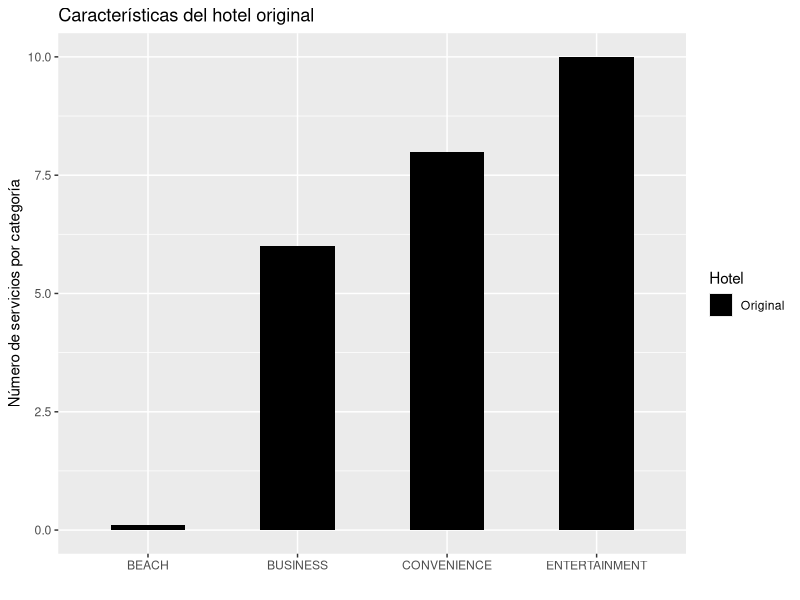
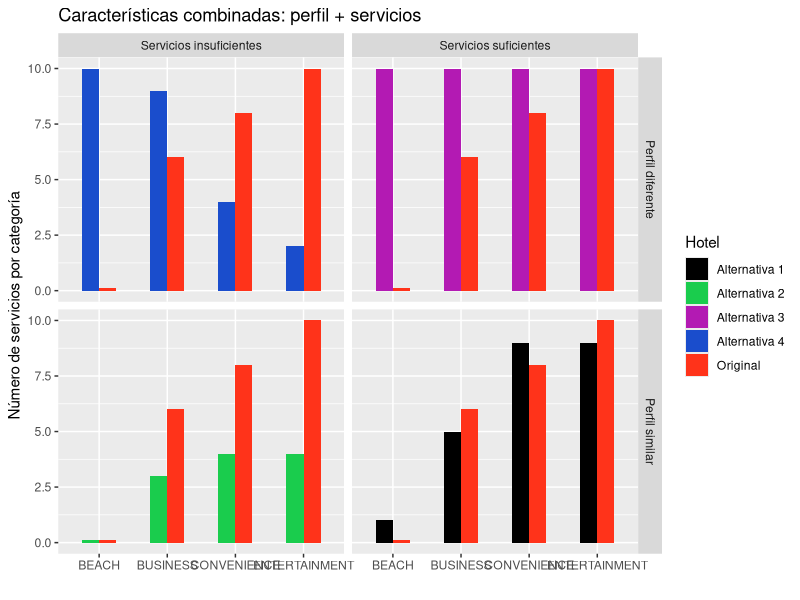
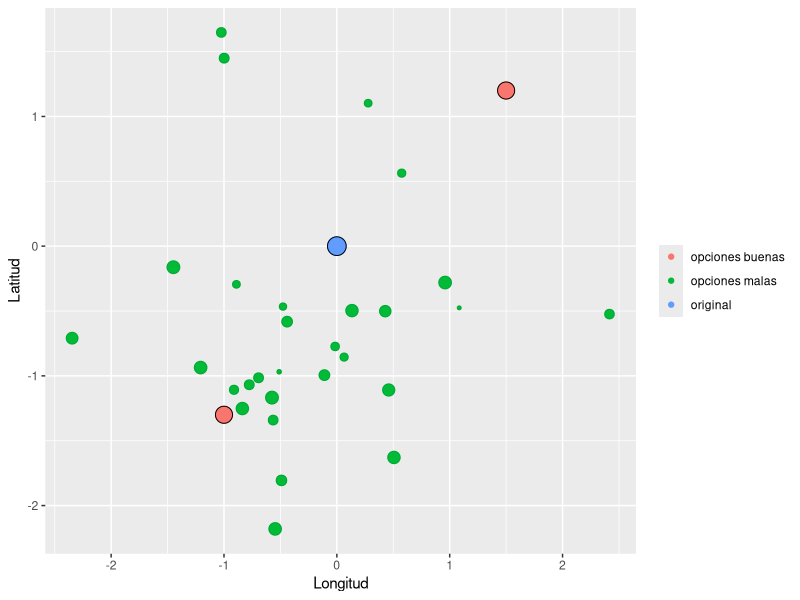
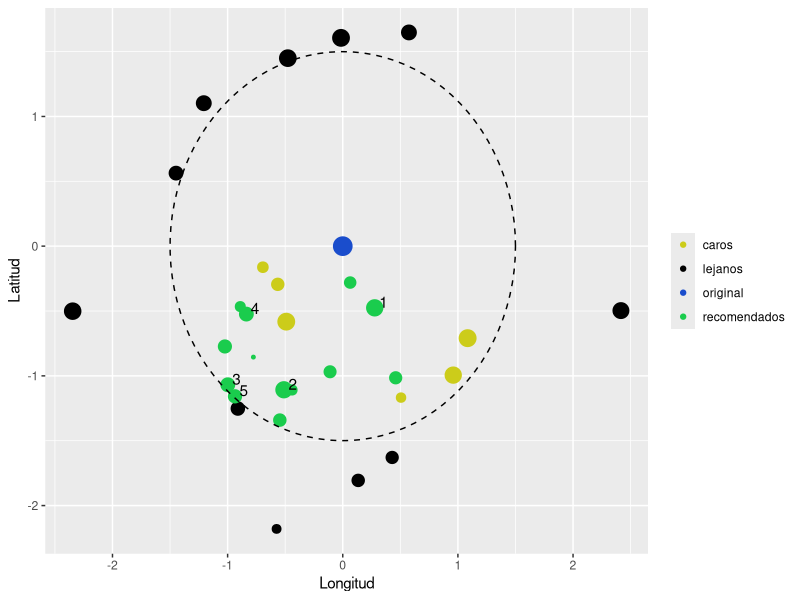

Write R code to recreate these figures, in order.
## ---- chunk 1
library(Matrix)
library(dplyr)
library(tidyr)
library(ggplot2)
library(knitr)
#setwd("C:/Users/bmxddt005062/Documents/recomendacion_de_hoteles")
# # Servicios
# load('datos/hoteles_servicios_mex.Rdata')
# # Categorias
# load('datos/hoteles_servicios_categorias_mex.Rdata')
# # Precios, comentarios, geolocalizacion
# load('datos/hoteles_precios_comentarios_geo_mex.Rdata')
circleFun <- function(center = c(0,0),diameter = 1, npoints = 100){
    r = diameter / 2
    tt <- seq(0,2*pi,length.out = npoints)
    xx <- center[1] + r * cos(tt)
    yy <- center[2] + r * sin(tt)
    return(data.frame(x = xx, y = yy))
}
## ---- chunk 2

aux <- data.frame(x = c('BEACH','BUSINESS','ENTERTAINMENT','CONVENIENCE'),
                y = c(0.1,6,10,8),
                Hotel = rep('Original', 4))

ggplot(aux) +
  geom_bar(aes(x,y,fill=Hotel), stat='identity', position='dodge', width=0.5) +
  scale_fill_manual(values = 'black') +
  labs(title='Características del hotel original', x='', y='Número de servicios por categoría')

## ---- chunk 3

x <- data.frame(x = c('BEACH','BUSINESS','ENTERTAINMENT','CONVENIENCE'),
                y = c(0.1,6,10,8),
                Hotel = rep('Original', 4))
y <- data.frame(x = c('BEACH','BUSINESS','ENTERTAINMENT','CONVENIENCE'),
                y = c(1,5,9,9),
                Hotel = rep('Alternativa 1', 4))
z <- data.frame(x = c('BEACH','BUSINESS','ENTERTAINMENT','CONVENIENCE'),
                y = c(0.1,3,4,4),
                Hotel = rep('Alternativa 2', 4))
v <- data.frame(x = c('BEACH','BUSINESS','ENTERTAINMENT','CONVENIENCE'),
                y = c(10,10,10,10),
                Hotel = rep('Alternativa 3', 4))
w <- data.frame(x = c('BEACH','BUSINESS','ENTERTAINMENT','CONVENIENCE'),
                y = c(10,9,2,4),
                Hotel = rep('Alternativa 4', 4))

aux <- rbind(
  cbind(x,div='Perfil similar', hinge='Servicios suficientes'),
  cbind(y,div='Perfil similar', hinge='Servicios suficientes'),
  cbind(x,div='Perfil similar', hinge='Servicios insuficientes'),
  cbind(z,div='Perfil similar', hinge='Servicios insuficientes'),
  cbind(x,div='Perfil diferente', hinge='Servicios suficientes'),
  cbind(v,div='Perfil diferente', hinge='Servicios suficientes'),
  cbind(x,div='Perfil diferente', hinge='Servicios insuficientes'),
  cbind(w,div='Perfil diferente', hinge='Servicios insuficientes'))

ggplot(aux) +
  geom_bar(aes(x,y,fill=Hotel), stat='identity', position='dodge', width=0.5) +
  scale_fill_manual(values = c('black', rgb(0.1,0.8,0.3),
                               rgb(0.7,0.1,0.7), rgb(0.1,0.3,0.8), rgb(1,0.2,0.1))) +
  facet_grid(div ~ hinge) +
  labs(title='Características combinadas: perfil + servicios', x='', y='Número de servicios por categoría')

## ---- chunk 4
set.seed(1234)
x2 <- data.frame(x=c(0,rnorm(29),1.5,-1), y=c(0,rnorm(29),1.2,-1.3), s=c(5,2*runif(29),4,4), col=c('original',rep('opciones malas',29), 'opciones buenas', 'opciones buenas'))
ggplot(x2, aes(x,y,size=s)) +
  geom_point(aes(color=col)) +
  geom_point(aes(alpha=(s>2)), shape=1, color='black') +
  scale_size_continuous(guide=FALSE) +
  scale_alpha_discrete(guide=FALSE) +
  guides(color=guide_legend(title=NULL)) +
  labs(x='Longitud', y='Latitud')
#ggsave('documentacion/graficas/cercania.png')
## ---- chunk 5
set.seed(1234)
circ <- circleFun(c(0,0),3,npoints = 100)
x2 <- data.frame(x=c(0,rnorm(30)),
                 y=c(0,rnorm(30)),
                 s=c(5,4*runif(30))) %>%
  mutate(col=ifelse(s==5, 'original',
                    ifelse(sqrt(x^2 + y^2) < 1.5,
                           ifelse(runif(31) < 0.5, 'recomendados', 'caros'),
                                  'lejanos'))) %>%
  group_by(col) %>%
  mutate(r = rank(-s)) %>%
  arrange(col, r)
ggplot(x2) +
  geom_point(aes(x,y,size=s, color=col)) +
  scale_color_manual(values = c('original'=rgb(0.1,0.3,0.8),
                                'recomendados'=rgb(0.1,0.8,0.3),
                                'caros'=rgb(0.8,0.8,0.1),
                                'lejanos'='black')) +
  geom_path(data=circ, aes(x,y), linetype='dashed') +
  geom_text(data=filter(x2, col=='recomendados') %>% head(5),
            aes(x,y,label=r), hjust=-0.5, vjust=-0) +
  guides(color=guide_legend(title=NULL)) +
  scale_size_continuous(guide=FALSE) +
  scale_alpha_discrete(guide=FALSE) +
  labs(x='Longitud', y='Latitud')
